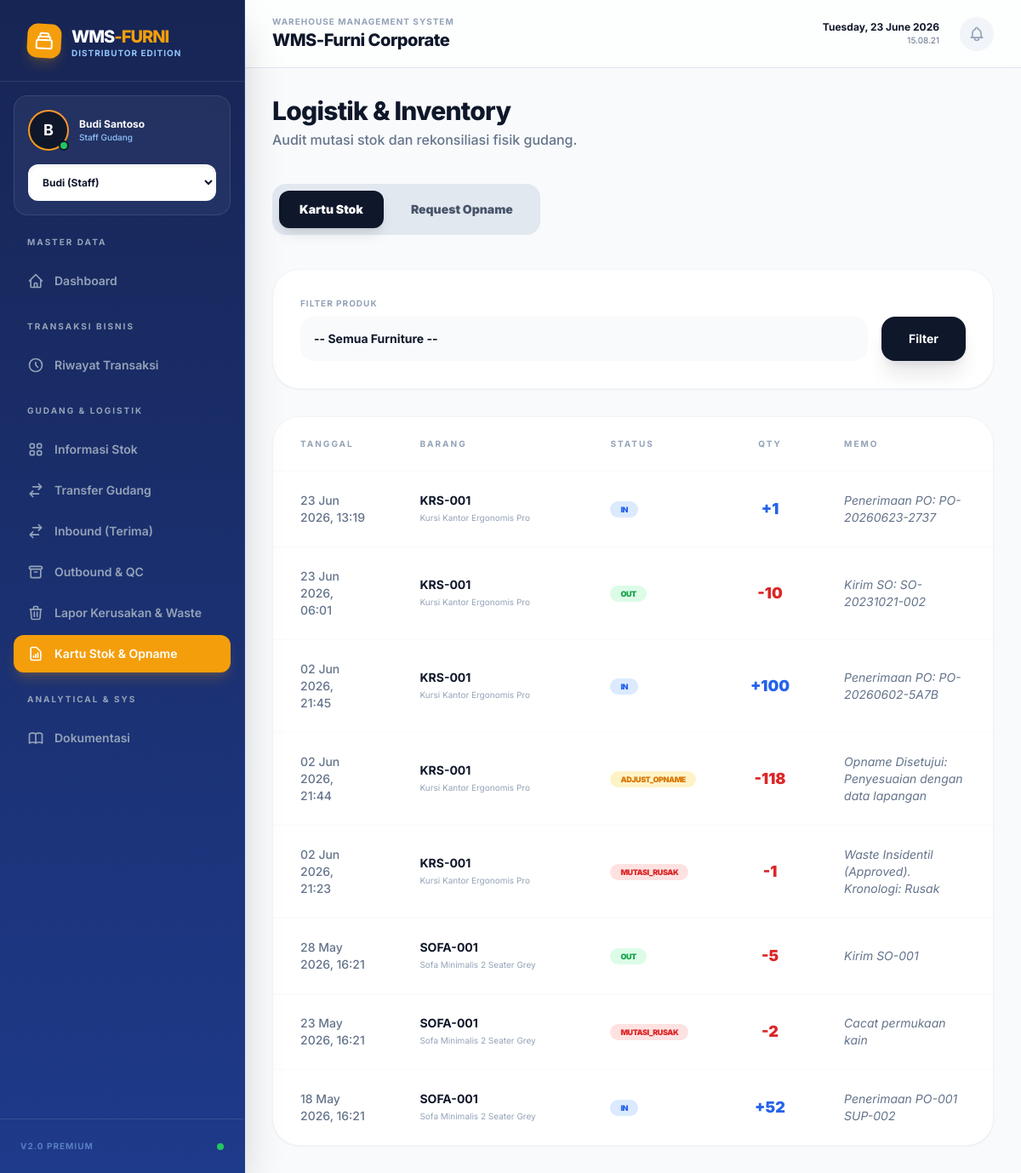
Before: /inventory.php with the older database file.
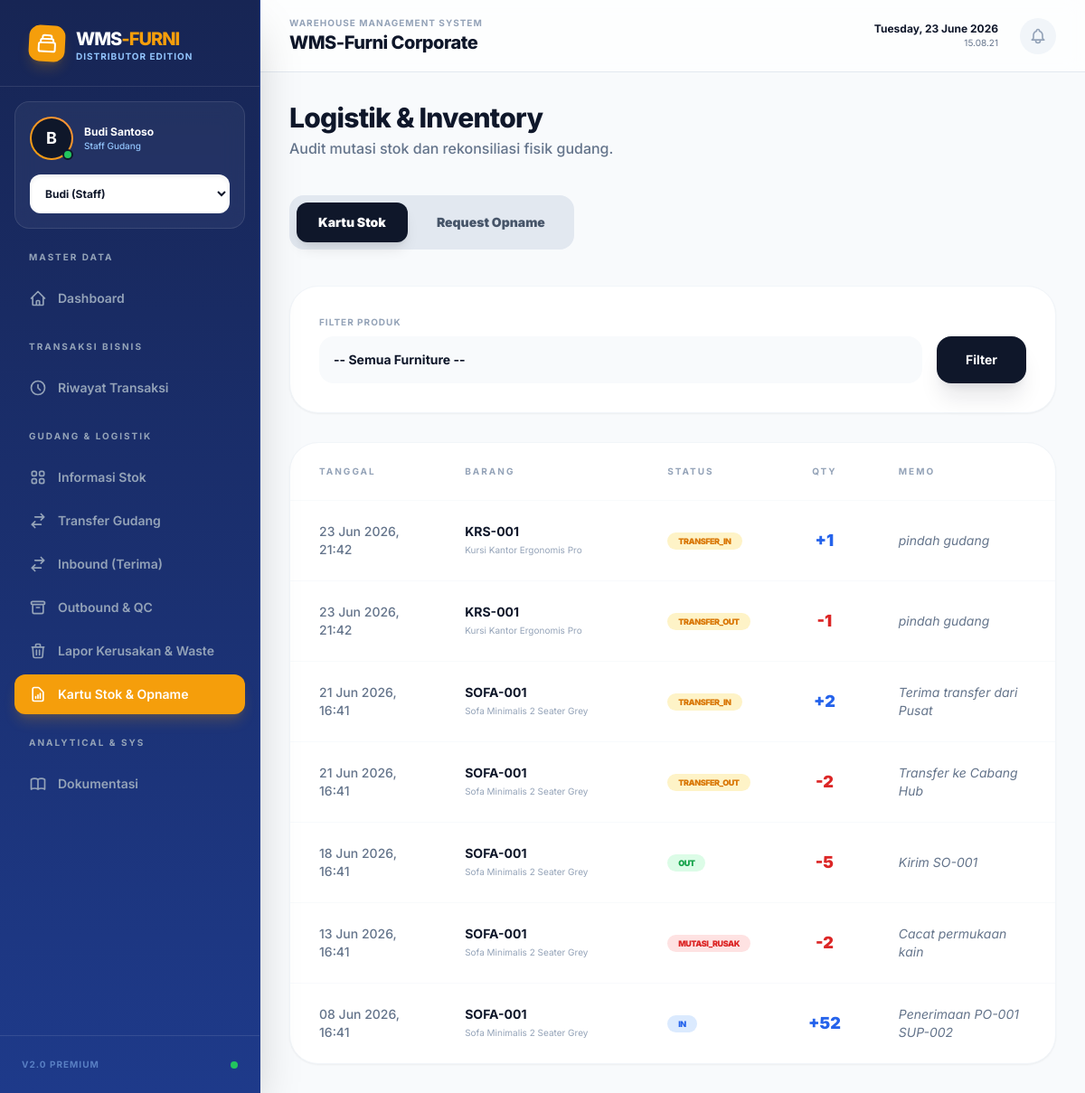
After: the same page with the newer database file.
### tables this page shows
CREATE TABLE tb_mutasi_stok (
        id_mutasi INTEGER PRIMARY KEY AUTOINCREMENT,
        id_furniture INTEGER,
        tgl_mutasi TEXT NOT NULL,
        jenis_mutasi TEXT NOT NULL,
        qty INTEGER NOT NULL,
        keterangan TEXT,
        id_user INTEGER,
        id_gudang_asal INTEGER,
        id_gudang_tujuan INTEGER,
        FOREIGN KEY (id_furniture) REFERENCES tb_furniture(id_furniture),
        FOREIGN KEY (id_user) REFERENCES tb_users(id_user),
        FOREIGN KEY (id_gudang_asal) REFERENCES tb_gudang(id_gudang),
        FOREIGN KEY (id_gudang_tujuan) REFERENCES tb_gudang(id_gudang)
    );

CREATE TABLE tb_furniture (
        id_furniture INTEGER PRIMARY KEY AUTOINCREMENT,
        kode_barang TEXT UNIQUE NOT NULL,
        nama_barang TEXT NOT NULL,
        id_lokasi INTEGER,
        stok_tersedia INTEGER DEFAULT 0,
        stok_karantina INTEGER DEFAULT 0,
        FOREIGN KEY (id_lokasi) REFERENCES tb_lokasi(id_lokasi)
    );

### inventory.php (the view, shortened to what the rows shown need)
<?php
require 'config.php';
$where = ""; $params = [];
$is_filtered = false;
$stmt = $pdo->prepare("SELECT m.*, f.nama_barang, f.kode_barang FROM tb_mutasi_stok m JOIN tb_furniture f ON m.id_furniture = f.id_furniture $where ORDER BY m.id_mutasi DESC LIMIT 100");
$stmt->execute($params);
$mutasi_list = $stmt->fetchAll();
include 'includes/header.php';
include 'includes/sidebar.php';
?>
<div class="flex-1 overflow-y-auto p-8 animate-fade-in print:p-0">
    <header class="mb-10 print:hidden">
        <h2 class="text-3xl font-extrabold text-navy-900 tracking-tight">Logistik & Inventory</h2>
    </header>
    <div id="tk" class="space-y-6 print:space-y-0">
        <div class="bg-white rounded-[2rem] shadow-sm border border-slate-100 overflow-hidden print:shadow-none print:border-none print:rounded-none">
            <div class="overflow-x-auto">
                <table class="w-full text-left print:border-collapse">
                    <thead>
                        <?php if ($is_filtered): ?>
                        <tr class="text-[10px] font-bold text-slate-400 uppercase tracking-[0.2em] border-b border-slate-50 print:border-slate-800 print:text-black">
                            <th class="px-8 py-6 print:px-2 print:py-3 print:border">Tanggal</th>
                            <th class="px-8 py-6 print:px-2 print:py-3 print:border">No. Bukti / Keterangan</th>
                            <th class="px-8 py-6 text-center print:px-2 print:py-3 print:border">Masuk</th>
                            <th class="px-8 py-6 text-center print:px-2 print:py-3 print:border">Keluar</th>
                            <th class="px-8 py-6 text-center print:px-2 print:py-3 print:border">Sisa</th>
                        </tr>
                        <?php else: ?>
                        <tr class="text-[10px] font-bold text-slate-400 uppercase tracking-[0.2em] border-b border-slate-50">
                            <th class="px-8 py-6">Tanggal</th>
                            <th class="px-8 py-6">Barang</th>
                            <th class="px-8 py-6">Status</th>
                            <th class="px-8 py-6 text-center">Qty</th>
                            <th class="px-8 py-6">Memo</th>
                        </tr>
                        <?php endif; ?>
                    </thead>
                    <tbody class="divide-y divide-slate-50 text-sm">
                        <?php foreach($mutasi_list as $m): ?>
                        <?php if ($is_filtered): ?>
                        <tr class="hover:bg-slate-50/50 transition-colors print:text-black print:divide-y-0 print:border-b print:border-slate-200">
                            <td class="px-8 py-6 text-slate-500 font-medium print:px-2 print:py-3 print:border print:text-black"><?= date('d/m/Y H:i', strtotime($m['tgl_mutasi'])) ?></td>
                            <td class="px-8 py-6 print:px-2 print:py-3 print:border">
                                <span class="font-bold text-navy-900 print:text-black"><?= $m['jenis_mutasi'] ?></span><br>
                                <span class="text-xs text-slate-500 italic print:text-black"><?= htmlspecialchars($m['keterangan']) ?></span>
                            </td>
                            <td class="px-8 py-6 text-center font-bold text-blue-600 print:px-2 print:py-3 print:border print:text-black"><?= $m['qty'] > 0 ? $m['qty'] : '-' ?></td>
                            <td class="px-8 py-6 text-center font-bold text-red-600 print:px-2 print:py-3 print:border print:text-black"><?= $m['qty'] < 0 ? abs($m['qty']) : '-' ?></td>
                            <td class="px-8 py-6 text-center font-black text-lg text-navy-900 bg-slate-50/50 print:px-2 print:py-3 print:border print:bg-transparent print:text-black"><?= $m['sisa'] ?></td>
                        </tr>
                        <?php else: ?>
                        <tr class="hover:bg-slate-50/50 transition-colors">
                            <td class="px-8 py-6 text-slate-500 font-medium"><?= date('d M Y, H:i', strtotime($m['tgl_mutasi'])) ?></td>
                            <td class="px-8 py-6">
                                <p class="font-bold text-navy-900"><?= htmlspecialchars($m['kode_barang']) ?></p>
                                <p class="text-[10px] text-slate-400 truncate w-40"><?= htmlspecialchars($m['nama_barang']) ?></p>
                            </td>
                            <td class="px-8 py-6">
                                <?php
                                    $c = ''; switch($m['jenis_mutasi']){
                                        case 'IN': $c = 'bg-blue-100 text-blue-600'; break;
                                        case 'OUT': $c = 'bg-green-100 text-green-600'; break;
                                        case 'MUTASI_RUSAK': $c = 'bg-red-100 text-red-600'; break;
                                        default: $c = 'bg-amber-100 text-amber-600';
                                    }
                                ?>
                                <span class="px-3 py-1 rounded-full text-[9px] font-black uppercase tracking-tighter <?= $c ?>"><?= $m['jenis_mutasi'] ?></span>
                            </td>
                            <td class="px-8 py-6 text-center font-black text-lg <?= $m['qty'] > 0 ? 'text-blue-600' : 'text-red-600' ?>"><?= ($m['qty'] > 0 ? '+' : '') . $m['qty'] ?></td>
                            <td class="px-8 py-6 text-slate-500 italic"><?= htmlspecialchars($m['keterangan']) ?></td>
                        </tr>
                        <?php endif; ?>
                        <?php endforeach; ?>
                    </tbody>
                </table>
            </div>
        </div>
    </div>
</div>
<?php include 'includes/footer.php'; ?>

Changed rows visible on the page:
removed tb_mutasi_stok: tgl_mutasi "23 Jun 2026, 13:19", id_furniture.kode_barang "KRS-001", id_furniture.nama_barang "Kursi Kantor Ergonomis Pro", jenis_mutasi "IN", qty "1", keterangan "Penerimaan PO: PO-20260623-2737"
removed tb_mutasi_stok: tgl_mutasi "02 Jun 2026, 21:44", id_furniture.kode_barang "KRS-001", id_furniture.nama_barang "Kursi Kantor Ergonomis Pro", jenis_mutasi "ADJUST_OPNAME", qty "-118", keterangan "Opname Disetujui: Penyesuaian dengan data lapangan"
removed tb_mutasi_stok: tgl_mutasi "02 Jun 2026, 21:23", id_furniture.kode_barang "KRS-001", id_furniture.nama_barang "Kursi Kantor Ergonomis Pro", jenis_mutasi "MUTASI_RUSAK", qty "-1", keterangan "Waste Insidentil (Approved). Kronologi: Rusak"
changed tb_mutasi_stok (number 1 of 7 on the later page): tgl_mutasi "23 Jun 2026, 06:01" → "23 Jun 2026, 21:42"; jenis_mutasi "OUT" → "TRANSFER_IN"; qty "-10" → "1"; keterangan "Kirim SO: SO-20231021-002" → "pindah gudang"; now shows "+"
changed tb_mutasi_stok (number 2 of 7 on the later page): tgl_mutasi "02 Jun 2026, 21:45" → "23 Jun 2026, 21:42"; jenis_mutasi "IN" → "TRANSFER_OUT"; qty "100" → "-1"; keterangan "Penerimaan PO: PO-20260602-5A7B" → "pindah gudang"; no longer shows "+"
added tb_mutasi_stok: tgl_mutasi "21 Jun 2026, 16:41", id_furniture.kode_barang "SOFA-001", id_furniture.nama_barang "Sofa Minimalis 2 Seater Grey", jenis_mutasi "TRANSFER_IN", qty "2", keterangan "Terima transfer dari Pusat"
added tb_mutasi_stok: tgl_mutasi "21 Jun 2026, 16:41", id_furniture.kode_barang "SOFA-001", id_furniture.nama_barang "Sofa Minimalis 2 Seater Grey", jenis_mutasi "TRANSFER_OUT", qty "-2", keterangan "Transfer ke Cabang Hub"
changed tb_mutasi_stok "Kirim SO-001": tgl_mutasi "28 May 2026, 16:21" → "18 Jun 2026, 16:41"
changed tb_mutasi_stok "Cacat permukaan kain": tgl_mutasi "23 May 2026, 16:21" → "13 Jun 2026, 16:41"
changed tb_mutasi_stok "Penerimaan PO-001 SUP-002": tgl_mutasi "18 May 2026, 16:21" → "08 Jun 2026, 16:41"
